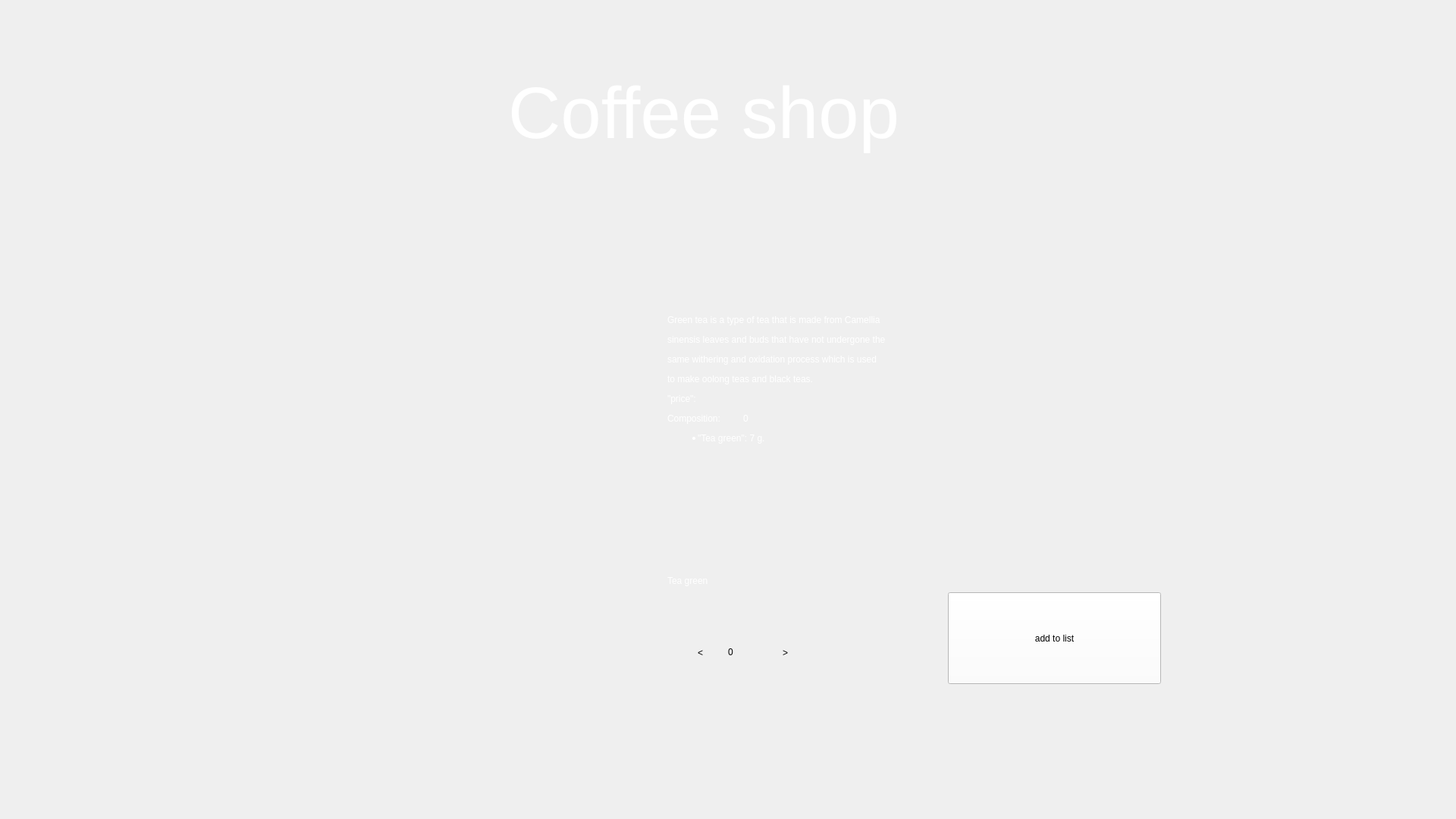
<?xml version="1.0" encoding="UTF-8"?>
<ui version="4.0">
 <class>Tea_greenForm</class>
 <widget class="QWidget" name="Tea_greenForm">
  <property name="geometry">
   <rect>
    <x>0</x>
    <y>0</y>
    <width>1920</width>
    <height>1080</height>
   </rect>
  </property>
  <property name="windowTitle">
   <string>Form</string>
  </property>
  <property name="styleSheet">
   <string notr="true"/>
  </property>
  <widget class="QLabel" name="Back">
   <property name="geometry">
    <rect>
     <x>0</x>
     <y>0</y>
     <width>1920</width>
     <height>1080</height>
    </rect>
   </property>
   <property name="styleSheet">
    <string notr="true">background-image: url(':/res/img/backgr.png');

background-repeat: no-repeat;
</string>
   </property>
   <property name="text">
    <string/>
   </property>
  </widget>
  <widget class="QLabel" name="label_2">
   <property name="geometry">
    <rect>
     <x>670</x>
     <y>80</y>
     <width>581</width>
     <height>141</height>
    </rect>
   </property>
   <property name="styleSheet">
    <string notr="true">position: absolute;
font: 700 26pt &quot;Segoe Script&quot;;
width: 328px;
height: 88px;
left: 796px;
top: 79px;
font-style: normal;
font-weight: 400;
font-size: 64px;
line-height: 88px;
color: #FFFFFF;
 border: none; 
outline: none;
background-position: center;
 background-repeat: no-repeat; 
background-color: transparent;</string>
   </property>
   <property name="text">
    <string>&lt;html&gt;&lt;head/&gt;&lt;body&gt;&lt;p&gt;&lt;span style=&quot; font-size:72pt;&quot;&gt;Coffee shop&lt;/span&gt;&lt;/p&gt;&lt;/body&gt;&lt;/html&gt;</string>
   </property>
  </widget>
  <widget class="QPushButton" name="Zerno">
   <property name="geometry">
    <rect>
     <x>89</x>
     <y>79</y>
     <width>130</width>
     <height>130</height>
    </rect>
   </property>
   <property name="styleSheet">
    <string notr="true">background-image: url(':/res/img/24.png');
background-position: center;
 background-repeat: no-repeat; 
background-color: transparent;
 border: none; 
outline: none;</string>
   </property>
   <property name="text">
    <string/>
   </property>
  </widget>
  <widget class="QLabel" name="label">
   <property name="geometry">
    <rect>
     <x>229</x>
     <y>310</y>
     <width>501</width>
     <height>591</height>
    </rect>
   </property>
   <property name="styleSheet">
    <string notr="true">background-image: url(':/res/img/Tea green2.png');
background-position: center;
 background-repeat: no-repeat; </string>
   </property>
   <property name="text">
    <string/>
   </property>
  </widget>
  <widget class="QLabel" name="label_3">
   <property name="geometry">
    <rect>
     <x>880</x>
     <y>310</y>
     <width>711</width>
     <height>381</height>
    </rect>
   </property>
   <property name="styleSheet">
    <string notr="true">font: 700 18pt &quot;Segoe Script&quot;;
color: #FFFFFF;
</string>
   </property>
   <property name="text">
    <string>&lt;html&gt;&lt;head/&gt;&lt;body&gt;&lt;p&gt;Green tea is a type of tea that is made from Camellia&lt;/p&gt;&lt;p&gt;sinensis leaves and buds that have not undergone the &lt;/p&gt;&lt;p&gt;same withering and oxidation process which is used &lt;/p&gt;&lt;p&gt;to make oolong teas and black teas.&lt;/p&gt;&lt;p&gt;&amp;quot;price&amp;quot;: &lt;/p&gt;&lt;p&gt;Composition:&lt;/p&gt;&lt;ul style=&quot;margin-top: 0px; margin-bottom: 0px; margin-left: 0px; margin-right: 0px; -qt-list-indent: 1;&quot;&gt;&lt;li style=&quot; margin-top:12px; margin-bottom:0px; margin-left:0px; margin-right:0px; -qt-block-indent:0; text-indent:0px;&quot;&gt;&amp;quot;Tea green&amp;quot;: 7 g.&lt;/li&gt;&lt;/ul&gt;&lt;/body&gt;&lt;/html&gt;</string>
   </property>
  </widget>
  <widget class="QPushButton" name="Buttmin">
   <property name="geometry">
    <rect>
     <x>884</x>
     <y>820</y>
     <width>79</width>
     <height>81</height>
    </rect>
   </property>
   <property name="styleSheet">
    <string notr="true">font: 700 18pt &quot;Segoe Script&quot;;
background-image: url(:/res/img/whites.png);

 border: none; 
outline: none;</string>
   </property>
   <property name="text">
    <string>&lt;</string>
   </property>
  </widget>
  <widget class="QPushButton" name="Buttpl">
   <property name="geometry">
    <rect>
     <x>995</x>
     <y>820</y>
     <width>81</width>
     <height>81</height>
    </rect>
   </property>
   <property name="styleSheet">
    <string notr="true">font: 700 18pt &quot;Segoe Script&quot;;
background-image: url(:/res/img/whites.png);

 border: none; 
outline: none;</string>
   </property>
   <property name="text">
    <string>&gt;</string>
   </property>
  </widget>
  <widget class="QLabel" name="numberqwert">
   <property name="geometry">
    <rect>
     <x>960</x>
     <y>820</y>
     <width>91</width>
     <height>81</height>
    </rect>
   </property>
   <property name="statusTip">
    <string/>
   </property>
   <property name="whatsThis">
    <string/>
   </property>
   <property name="layoutDirection">
    <enum>Qt::LeftToRight</enum>
   </property>
   <property name="styleSheet">
    <string notr="true">font: 700 18pt &quot;Segoe Script&quot;;
 border: none; 
outline: none;
background-image: url(:/res/img/whites.png);
text-align: center;</string>
   </property>
   <property name="lineWidth">
    <number>1</number>
   </property>
   <property name="text">
    <string>&lt;html&gt;&lt;head/&gt;&lt;body&gt;&lt;p&gt;0&lt;/p&gt;&lt;/body&gt;&lt;/html&gt;</string>
   </property>
  </widget>
  <widget class="QPushButton" name="pushButton">
   <property name="geometry">
    <rect>
     <x>1250</x>
     <y>781</y>
     <width>281</width>
     <height>121</height>
    </rect>
   </property>
   <property name="styleSheet">
    <string notr="true">font: 700 25pt &quot;Segoe Script&quot;;
background-color: rgb(255, 255, 255);
background-color: rgb(255, 255, 255);</string>
   </property>
   <property name="text">
    <string>add to list</string>
   </property>
  </widget>
  <widget class="QLabel" name="L1">
   <property name="geometry">
    <rect>
     <x>980</x>
     <y>542</y>
     <width>49</width>
     <height>20</height>
    </rect>
   </property>
   <property name="styleSheet">
    <string notr="true">font: 700 18pt &quot;Segoe Script&quot;;
color: #FFFFFF;</string>
   </property>
   <property name="text">
    <string>0</string>
   </property>
  </widget>
  <widget class="QLabel" name="Lab1">
   <property name="geometry">
    <rect>
     <x>880</x>
     <y>730</y>
     <width>251</width>
     <height>71</height>
    </rect>
   </property>
   <property name="styleSheet">
    <string notr="true">font: 700 27pt &quot;Segoe Script&quot;;
color: #FFFFFF;</string>
   </property>
   <property name="text">
    <string>Tea green</string>
   </property>
  </widget>
  <zorder>Back</zorder>
  <zorder>Buttmin</zorder>
  <zorder>numberqwert</zorder>
  <zorder>label_2</zorder>
  <zorder>Zerno</zorder>
  <zorder>label</zorder>
  <zorder>label_3</zorder>
  <zorder>Buttpl</zorder>
  <zorder>pushButton</zorder>
  <zorder>L1</zorder>
  <zorder>Lab1</zorder>
 </widget>
 <resources/>
 <connections/>
</ui>
